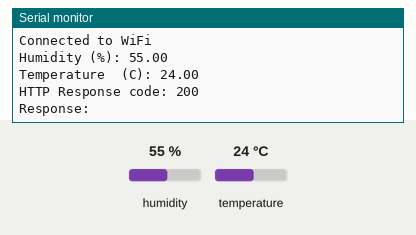
This sketch was run on a simulated ESP8266 (NodeMCU). On the bench: the last lines printed to the serial monitor. The inputs (shaded band) are chosen by the test bench; at power-on: humidity 55 %, temperature 24 °C. WiFi joins after 1.5 s; servers stay silent unless stated; uploads are accepted with an empty reply.

Above: at 3.2 s.
3.3 s: humidity set to 22 %
At 7.41 s:
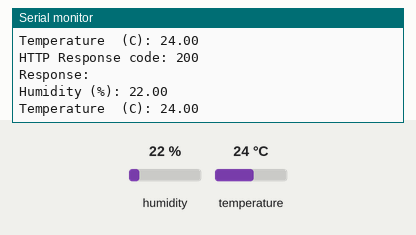
9.1 s: temperature set to 12 °C
At 13.1 s:
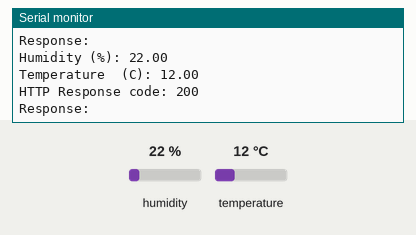
14.9 s: humidity set to 40 %
At 17.85 s:
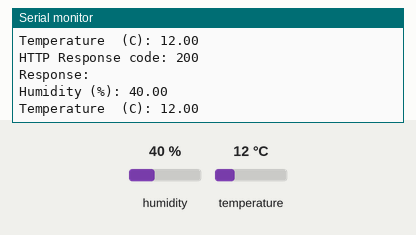
Timing chart, 0 to 19.4 s (numbered marks = the images above; inputs shaded):
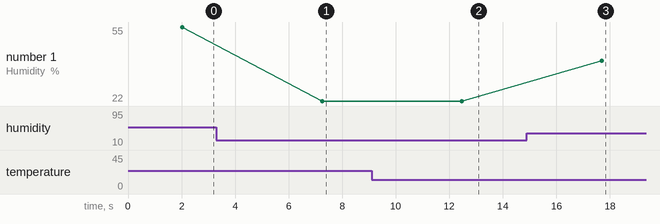

The sketch:

withwifi__1_.ino
```cpp
#include <ESP8266WiFi.h>
#include <ESP8266HTTPClient.h>
#include <dht11.h>

#define DHT11PIN D4

dht11 DHT11;

const char* ssid = "kobelopez";       // Your WiFi SSID
const char* wifipassword = "12345678";  // Your WiFi password
const char* serverAddress = "192.168.91.78";  // IP address of the server
const int serverPort = 5000;               // Port number of the server

void setup() {
  Serial.begin(115200); // Starts the serial communication

  // Connect to WiFi
  WiFi.begin(ssid, wifipassword);

  while (WiFi.status() != WL_CONNECTED) {
    delay(1000);
    Serial.println("Connecting to WiFi...");
  }

  Serial.println("Connected to WiFi");
}

void loop() {
  if (WiFi.status() == WL_CONNECTED) {
    WiFiClient client;
    HTTPClient http;

    int chk = DHT11.read(DHT11PIN);


    Serial.print("Humidity (%): ");
    float hm = DHT11.humidity;
    Serial.println(hm, 2);

    Serial.print("Temperature  (C): ");
    float temp = DHT11.temperature;
    Serial.println(temp, 2);

    // Construct the URL with parameters
    String url = "http://192.168.91.78:5000/addsensordata/?temperature=" + String(temp);
    url += "&humidity=" + String(hm);

    http.begin(client, url);

    int httpResponseCode = http.POST(url); // empty string for POST without payload

    if (httpResponseCode > 0) {
      String response = http.getString();
      Serial.println("HTTP Response code: " + String(httpResponseCode));
      Serial.println("Response: " + response);
    } else {
      Serial.print("Error sending data to server. HTTP Response code: ");
      Serial.println(httpResponseCode);
    }

    http.end();
  }
  delay(5000); // Delay before next loop iteration (5 seconds)
}
```

Measured:
- after the input at 3.3 s, the serial monitor: prints a new line after 3.9 s (image 1)
- after the input at 9.1 s, the serial monitor: prints a new line after 3.4 s (image 2)
- after the input at 14.9 s, the serial monitor: prints a new line after 2.8 s (image 3)
- plotted number 1: 55 → 22 after the input at 3.3 s, 22 → 40 after the input at 14.9 s
